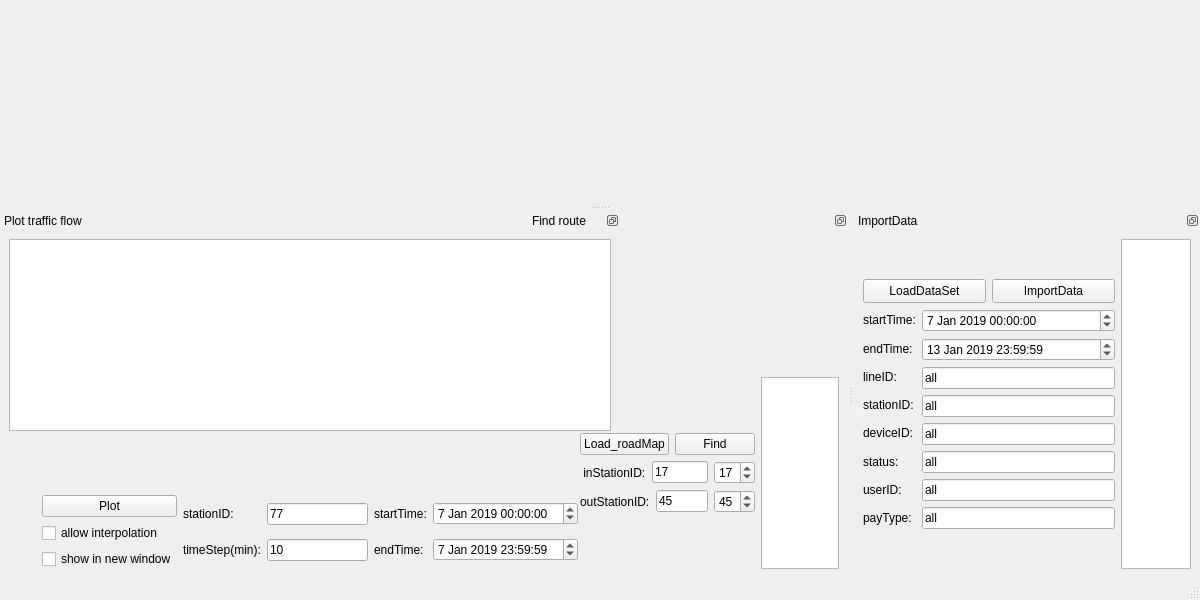
<?xml version="1.0" encoding="UTF-8"?>
<ui version="4.0">
 <class>MainWindow</class>
 <widget class="QMainWindow" name="MainWindow">
  <property name="geometry">
   <rect>
    <x>0</x>
    <y>0</y>
    <width>1200</width>
    <height>600</height>
   </rect>
  </property>
  <property name="minimumSize">
   <size>
    <width>1200</width>
    <height>600</height>
   </size>
  </property>
  <property name="windowTitle">
   <string>MainWindow</string>
  </property>
  <widget class="QWidget" name="centralwidget">
   <layout class="QFormLayout" name="formLayout">
    <item row="0" column="0">
     <widget class="QWidget" name="widget" native="true"/>
    </item>
   </layout>
  </widget>
  <widget class="QStatusBar" name="statusbar"/>
  <widget class="QDockWidget" name="dockWidget_2">
   <property name="features">
    <set>QDockWidget::DockWidgetFloatable|QDockWidget::DockWidgetMovable</set>
   </property>
   <property name="windowTitle">
    <string>Plot traffic flow</string>
   </property>
   <attribute name="dockWidgetArea">
    <number>8</number>
   </attribute>
   <widget class="QWidget" name="dockWidgetContents_2">
    <property name="sizePolicy">
     <sizepolicy hsizetype="Expanding" vsizetype="Preferred">
      <horstretch>0</horstretch>
      <verstretch>0</verstretch>
     </sizepolicy>
    </property>
    <layout class="QFormLayout" name="formLayout_4">
     <item row="0" column="0" colspan="2">
      <widget class="QChartView" name="graphicsView"/>
     </item>
     <item row="2" column="0" colspan="2">
      <layout class="QHBoxLayout" name="horizontalLayout_7">
       <item>
        <spacer name="horizontalSpacer">
         <property name="orientation">
          <enum>Qt::Horizontal</enum>
         </property>
         <property name="sizeHint" stdset="0">
          <size>
           <width>40</width>
           <height>20</height>
          </size>
         </property>
        </spacer>
       </item>
       <item>
        <layout class="QGridLayout" name="gridLayout_3">
         <item row="0" column="0">
          <widget class="QPushButton" name="pushButton_3">
           <property name="text">
            <string>Plot</string>
           </property>
          </widget>
         </item>
         <item row="1" column="0">
          <layout class="QVBoxLayout" name="verticalLayout_3">
           <item>
            <widget class="QCheckBox" name="interpolation_checkBox">
             <property name="text">
              <string>allow interpolation</string>
             </property>
             <property name="tristate">
              <bool>false</bool>
             </property>
            </widget>
           </item>
           <item>
            <widget class="QCheckBox" name="show_in_new_window_checkBox">
             <property name="text">
              <string>show in new window</string>
             </property>
            </widget>
           </item>
          </layout>
         </item>
         <item row="0" column="1" rowspan="2">
          <layout class="QHBoxLayout" name="horizontalLayout_4">
           <item>
            <layout class="QGridLayout" name="gridLayout_2">
             <item row="0" column="0">
              <widget class="QLabel" name="stationID2">
               <property name="text">
                <string>stationID:</string>
               </property>
              </widget>
             </item>
             <item row="0" column="1">
              <widget class="QLineEdit" name="stationID_edit2">
               <property name="text">
                <string>77</string>
               </property>
              </widget>
             </item>
             <item row="1" column="0">
              <widget class="QLabel" name="timestep">
               <property name="text">
                <string>timeStep(min):</string>
               </property>
              </widget>
             </item>
             <item row="1" column="1">
              <widget class="QLineEdit" name="timeStep_edit2">
               <property name="text">
                <string>10</string>
               </property>
              </widget>
             </item>
            </layout>
           </item>
           <item>
            <layout class="QGridLayout" name="gridLayout">
             <item row="1" column="0">
              <widget class="QLabel" name="endTime2">
               <property name="text">
                <string>endTime:</string>
               </property>
              </widget>
             </item>
             <item row="0" column="0">
              <widget class="QLabel" name="startTime2">
               <property name="text">
                <string>startTime:</string>
               </property>
              </widget>
             </item>
             <item row="1" column="1">
              <widget class="QDateTimeEdit" name="endTime_edit2">
               <property name="dateTime">
                <datetime>
                 <hour>23</hour>
                 <minute>59</minute>
                 <second>59</second>
                 <year>2019</year>
                 <month>1</month>
                 <day>7</day>
                </datetime>
               </property>
              </widget>
             </item>
             <item row="0" column="1">
              <widget class="QDateTimeEdit" name="startTime_edit2">
               <property name="dateTime">
                <datetime>
                 <hour>0</hour>
                 <minute>0</minute>
                 <second>0</second>
                 <year>2019</year>
                 <month>1</month>
                 <day>7</day>
                </datetime>
               </property>
              </widget>
             </item>
            </layout>
           </item>
          </layout>
         </item>
        </layout>
       </item>
       <item>
        <spacer name="horizontalSpacer_2">
         <property name="orientation">
          <enum>Qt::Horizontal</enum>
         </property>
         <property name="sizeHint" stdset="0">
          <size>
           <width>40</width>
           <height>20</height>
          </size>
         </property>
        </spacer>
       </item>
      </layout>
     </item>
     <item row="1" column="0" colspan="2">
      <spacer name="verticalSpacer_3">
       <property name="orientation">
        <enum>Qt::Vertical</enum>
       </property>
       <property name="sizeHint" stdset="0">
        <size>
         <width>602</width>
         <height>40</height>
        </size>
       </property>
      </spacer>
     </item>
    </layout>
   </widget>
  </widget>
  <widget class="QDockWidget" name="dockWidget_3">
   <property name="features">
    <set>QDockWidget::DockWidgetFloatable</set>
   </property>
   <property name="windowTitle">
    <string>Find route</string>
   </property>
   <attribute name="dockWidgetArea">
    <number>8</number>
   </attribute>
   <widget class="QWidget" name="dockWidgetContents_3">
    <layout class="QFormLayout" name="formLayout_3">
     <item row="0" column="1">
      <spacer name="verticalSpacer_6">
       <property name="orientation">
        <enum>Qt::Vertical</enum>
       </property>
       <property name="sizeHint" stdset="0">
        <size>
         <width>296</width>
         <height>40</height>
        </size>
       </property>
      </spacer>
     </item>
     <item row="1" column="0">
      <spacer name="horizontalSpacer_3">
       <property name="orientation">
        <enum>Qt::Horizontal</enum>
       </property>
       <property name="sizeHint" stdset="0">
        <size>
         <width>37</width>
         <height>191</height>
        </size>
       </property>
      </spacer>
     </item>
     <item row="1" column="1">
      <layout class="QHBoxLayout" name="horizontalLayout_8">
       <item>
        <layout class="QVBoxLayout" name="verticalLayout_6">
         <item>
          <spacer name="verticalSpacer_4">
           <property name="orientation">
            <enum>Qt::Vertical</enum>
           </property>
           <property name="sizeHint" stdset="0">
            <size>
             <width>20</width>
             <height>40</height>
            </size>
           </property>
          </spacer>
         </item>
         <item>
          <layout class="QVBoxLayout" name="verticalLayout_4">
           <item>
            <layout class="QHBoxLayout" name="horizontalLayout_6">
             <item>
              <widget class="QPushButton" name="pushButton_5">
               <property name="text">
                <string>Load_roadMap</string>
               </property>
              </widget>
             </item>
             <item>
              <widget class="QPushButton" name="pushButton_4">
               <property name="text">
                <string>Find</string>
               </property>
              </widget>
             </item>
            </layout>
           </item>
           <item>
            <layout class="QHBoxLayout" name="horizontalLayout_3">
             <item>
              <widget class="QLabel" name="label_17">
               <property name="text">
                <string> inStationID:</string>
               </property>
              </widget>
             </item>
             <item>
              <widget class="QLineEdit" name="inStationID_edit">
               <property name="text">
                <string>17</string>
               </property>
              </widget>
             </item>
             <item>
              <widget class="QSpinBox" name="in_spinBox">
               <property name="maximum">
                <number>80</number>
               </property>
               <property name="value">
                <number>17</number>
               </property>
              </widget>
             </item>
            </layout>
           </item>
           <item>
            <layout class="QHBoxLayout" name="horizontalLayout_5">
             <item>
              <widget class="QLabel" name="label_18">
               <property name="text">
                <string>outStationID:</string>
               </property>
              </widget>
             </item>
             <item>
              <widget class="QLineEdit" name="outStationID_edit">
               <property name="text">
                <string>45</string>
               </property>
              </widget>
             </item>
             <item>
              <widget class="QSpinBox" name="out_spinBox">
               <property name="maximum">
                <number>80</number>
               </property>
               <property name="value">
                <number>45</number>
               </property>
              </widget>
             </item>
            </layout>
           </item>
          </layout>
         </item>
         <item>
          <spacer name="verticalSpacer_5">
           <property name="orientation">
            <enum>Qt::Vertical</enum>
           </property>
           <property name="sizeHint" stdset="0">
            <size>
             <width>20</width>
             <height>40</height>
            </size>
           </property>
          </spacer>
         </item>
        </layout>
       </item>
       <item>
        <spacer name="horizontalSpacer_4">
         <property name="orientation">
          <enum>Qt::Horizontal</enum>
         </property>
         <property name="sizeHint" stdset="0">
          <size>
           <width>40</width>
           <height>20</height>
          </size>
         </property>
        </spacer>
       </item>
       <item>
        <widget class="QTextBrowser" name="textBrowser">
         <property name="html">
          <string>&lt;!DOCTYPE HTML PUBLIC &quot;-//W3C//DTD HTML 4.0//EN&quot; &quot;http://www.w3.org/TR/REC-html40/strict.dtd&quot;&gt;
&lt;html&gt;&lt;head&gt;&lt;meta name=&quot;qrichtext&quot; content=&quot;1&quot; /&gt;&lt;style type=&quot;text/css&quot;&gt;
p, li { white-space: pre-wrap; }
&lt;/style&gt;&lt;/head&gt;&lt;body style=&quot; font-family:'SimSun'; font-size:9pt; font-weight:400; font-style:normal;&quot;&gt;
&lt;p style=&quot;-qt-paragraph-type:empty; margin-top:0px; margin-bottom:0px; margin-left:0px; margin-right:0px; -qt-block-indent:0; text-indent:0px; font-family:'SimSun';&quot;&gt;&lt;br /&gt;&lt;/p&gt;&lt;/body&gt;&lt;/html&gt;</string>
         </property>
        </widget>
       </item>
      </layout>
     </item>
    </layout>
   </widget>
  </widget>
  <widget class="QDockWidget" name="dockWidget">
   <property name="sizePolicy">
    <sizepolicy hsizetype="Preferred" vsizetype="Preferred">
     <horstretch>0</horstretch>
     <verstretch>0</verstretch>
    </sizepolicy>
   </property>
   <property name="features">
    <set>QDockWidget::DockWidgetFloatable|QDockWidget::DockWidgetMovable</set>
   </property>
   <property name="windowTitle">
    <string>ImportData</string>
   </property>
   <attribute name="dockWidgetArea">
    <number>8</number>
   </attribute>
   <widget class="QWidget" name="dockWidgetContents">
    <layout class="QFormLayout" name="formLayout_2">
     <item row="0" column="0">
      <layout class="QVBoxLayout" name="verticalLayout_5">
       <item>
        <spacer name="verticalSpacer">
         <property name="orientation">
          <enum>Qt::Vertical</enum>
         </property>
         <property name="sizeHint" stdset="0">
          <size>
           <width>20</width>
           <height>40</height>
          </size>
         </property>
        </spacer>
       </item>
       <item>
        <layout class="QHBoxLayout" name="horizontalLayout">
         <item>
          <widget class="QPushButton" name="pushButton">
           <property name="minimumSize">
            <size>
             <width>123</width>
             <height>24</height>
            </size>
           </property>
           <property name="text">
            <string>LoadDataSet</string>
           </property>
          </widget>
         </item>
         <item>
          <widget class="QPushButton" name="pushButton_2">
           <property name="minimumSize">
            <size>
             <width>123</width>
             <height>24</height>
            </size>
           </property>
           <property name="text">
            <string>ImportData</string>
           </property>
          </widget>
         </item>
        </layout>
       </item>
       <item>
        <layout class="QHBoxLayout" name="horizontalLayout_2">
         <item>
          <layout class="QVBoxLayout" name="verticalLayout">
           <item>
            <widget class="QLabel" name="label_2">
             <property name="text">
              <string>startTime:</string>
             </property>
            </widget>
           </item>
           <item>
            <widget class="QLabel" name="label_4">
             <property name="text">
              <string>endTime:</string>
             </property>
            </widget>
           </item>
           <item>
            <widget class="QLabel" name="label_3">
             <property name="text">
              <string>lineID:</string>
             </property>
            </widget>
           </item>
           <item>
            <widget class="QLabel" name="label_5">
             <property name="text">
              <string>stationID:</string>
             </property>
            </widget>
           </item>
           <item>
            <widget class="QLabel" name="label_6">
             <property name="text">
              <string>deviceID:</string>
             </property>
            </widget>
           </item>
           <item>
            <widget class="QLabel" name="label_7">
             <property name="text">
              <string>status:</string>
             </property>
            </widget>
           </item>
           <item>
            <widget class="QLabel" name="label_15">
             <property name="minimumSize">
              <size>
               <width>0</width>
               <height>0</height>
              </size>
             </property>
             <property name="text">
              <string>userID:</string>
             </property>
            </widget>
           </item>
           <item>
            <widget class="QLabel" name="label_16">
             <property name="text">
              <string>payType:</string>
             </property>
            </widget>
           </item>
          </layout>
         </item>
         <item>
          <layout class="QVBoxLayout" name="verticalLayout_2">
           <item>
            <widget class="QDateTimeEdit" name="startTime_edit1">
             <property name="dateTime">
              <datetime>
               <hour>0</hour>
               <minute>0</minute>
               <second>0</second>
               <year>2019</year>
               <month>1</month>
               <day>7</day>
              </datetime>
             </property>
            </widget>
           </item>
           <item>
            <widget class="QDateTimeEdit" name="endTime_edit1">
             <property name="dateTime">
              <datetime>
               <hour>23</hour>
               <minute>59</minute>
               <second>59</second>
               <year>2019</year>
               <month>1</month>
               <day>13</day>
              </datetime>
             </property>
            </widget>
           </item>
           <item>
            <widget class="QLineEdit" name="lineID_edit1">
             <property name="text">
              <string>all</string>
             </property>
            </widget>
           </item>
           <item>
            <widget class="QLineEdit" name="stationID_edit1">
             <property name="text">
              <string>all</string>
             </property>
             <property name="readOnly">
              <bool>false</bool>
             </property>
            </widget>
           </item>
           <item>
            <widget class="QLineEdit" name="deviceID_edit1">
             <property name="text">
              <string>all</string>
             </property>
            </widget>
           </item>
           <item>
            <widget class="QLineEdit" name="status_edit1">
             <property name="text">
              <string>all</string>
             </property>
            </widget>
           </item>
           <item>
            <widget class="QLineEdit" name="userID_edit1">
             <property name="minimumSize">
              <size>
               <width>0</width>
               <height>0</height>
              </size>
             </property>
             <property name="text">
              <string>all</string>
             </property>
            </widget>
           </item>
           <item>
            <widget class="QLineEdit" name="payType_edit1">
             <property name="text">
              <string>all</string>
             </property>
            </widget>
           </item>
          </layout>
         </item>
        </layout>
       </item>
       <item>
        <spacer name="verticalSpacer_2">
         <property name="orientation">
          <enum>Qt::Vertical</enum>
         </property>
         <property name="sizeHint" stdset="0">
          <size>
           <width>20</width>
           <height>40</height>
          </size>
         </property>
        </spacer>
       </item>
      </layout>
     </item>
     <item row="0" column="1">
      <widget class="QTableView" name="tableView">
       <property name="sizePolicy">
        <sizepolicy hsizetype="Expanding" vsizetype="Expanding">
         <horstretch>0</horstretch>
         <verstretch>0</verstretch>
        </sizepolicy>
       </property>
       <property name="minimumSize">
        <size>
         <width>0</width>
         <height>0</height>
        </size>
       </property>
      </widget>
     </item>
    </layout>
   </widget>
  </widget>
  <widget class="QMenuBar" name="menubar">
   <property name="geometry">
    <rect>
     <x>0</x>
     <y>0</y>
     <width>1200</width>
     <height>25</height>
    </rect>
   </property>
  </widget>
  <zorder>dockWidget</zorder>
  <zorder>dockWidget_2</zorder>
 </widget>
 <customwidgets>
  <customwidget>
   <class>QChartView</class>
   <extends>QGraphicsView</extends>
   <header location="global">qchartview.h</header>
  </customwidget>
 </customwidgets>
 <resources/>
 <connections/>
</ui>
